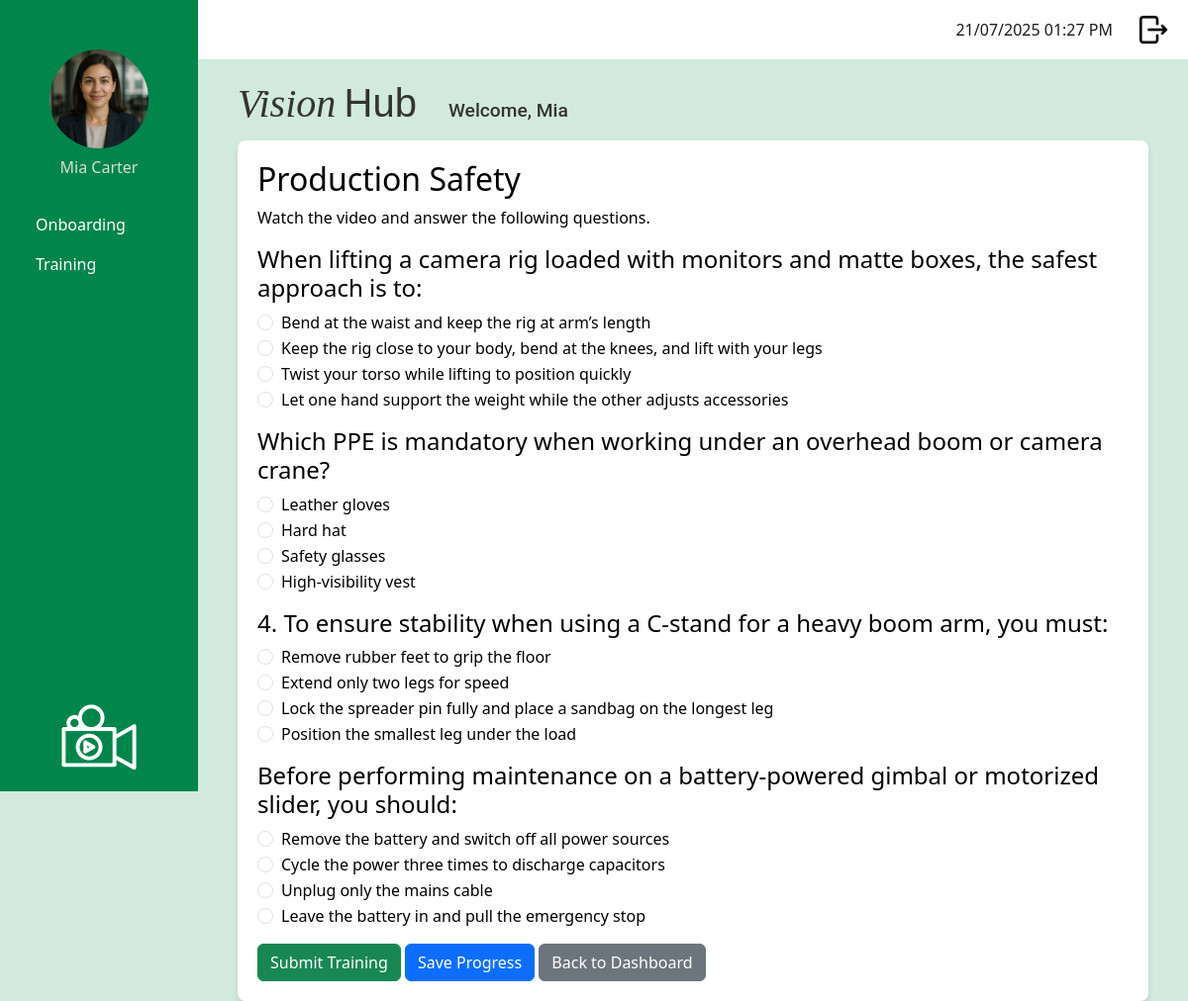
The app's page /staff/take_training_module/1 (signed in), older data.
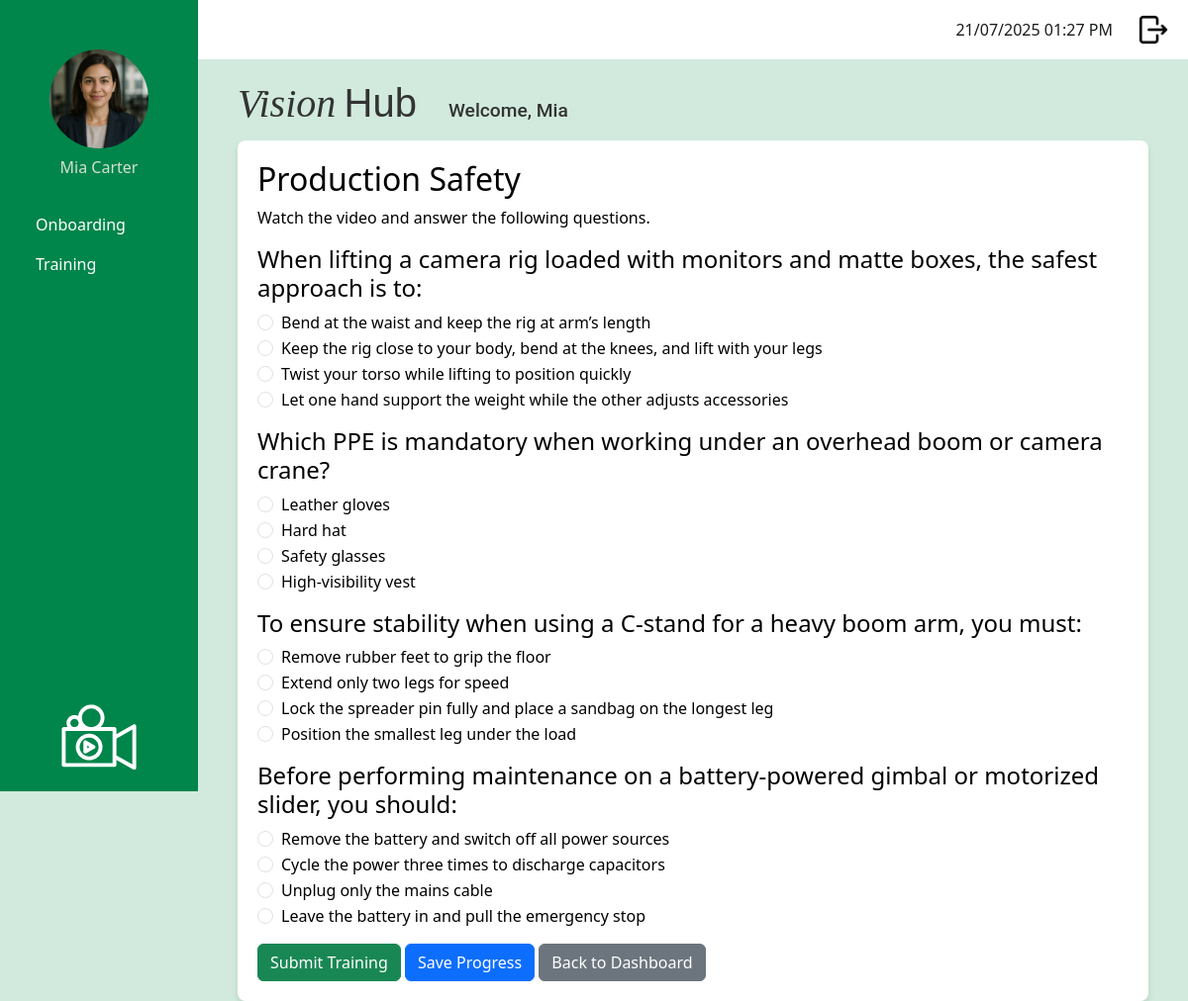
The same page, newer data.
### app/models.py (models this page shows, shortened)
class Question (db.Model):
    __tablename__ = 'question'
    id: so.Mapped[int] = so.mapped_column(primary_key=True)
    question_text: so.Mapped[str] = so.mapped_column(sa.String(1000), nullable=False)
    training_module_id: so.Mapped[int] = so.mapped_column(sa.ForeignKey('training_module.id'), nullable=False)
    training_module: so.Mapped['TrainingModule'] = so.relationship('TrainingModule', back_populates='questions')
    options: so.Mapped[List['Option']] = so.relationship('Option', back_populates='question', cascade='all, delete-orphan')

class Option (db.Model):
    __tablename__ = "option"
    id: so.Mapped[int] = so.mapped_column(primary_key=True)
    question_id: so.Mapped[int] = so.mapped_column(sa.ForeignKey('question.id'), nullable=False)
    option_text: so.Mapped[str] = so.mapped_column(sa.String(500), nullable=False)
    is_correct: so.Mapped[bool] = so.mapped_column(sa.Boolean, default=False, nullable=False)
    question: so.Mapped['Question'] = so.relationship('Question', back_populates='options')

### app/routes.py (the view, shortened to what this page needs)
@app.route('/staff/take_training_module/<int:module_id>', methods=['GET', 'POST'])
@login_required
def take_training_module(module_id):
    if current_user.role.role_name != 'staff':
        return redirect(url_for('logout'))
    module = TrainingModule.query.get_or_404(module_id)
    passing_threshold = 0.5
    progress = UserModuleProgress.query.filter_by(
        user_id=current_user.id,
        training_module_id=module_id
    ).order_by(UserModuleProgress.id.desc()).first()
    if request.method == 'GET':
        if progress:
            total_questions = len(module.questions) or 1
            if progress.completed_date:
                if progress.score is not None and (progress.score / total_questions) < passing_threshold:
                    progress = UserModuleProgress(
                        user_id=current_user.id,
                        training_module_id=module_id,
                        start_date=datetime.now(timezone.utc)
                    )
                    db.session.add(progress)
                    db.session.commit()
    user_answers = {}
    if progress and not progress.completed_date:
        for ans in progress.answers:
            user_answers[ans.question_id] = ans.selected_option_id
    return render_template('take_training_module.html',
                           module=module,
                           title=module.module_title,
                           user_answers=user_answers)

### app/models.py (called while the page is built)
@login.user_loader
def load_user(id):
    return db.session.get(User, int(id))

### app/templates/take_training_module.html
{% extends "base.html" %}
{% block content %}
<h2>{{ module.module_title }}</h2>
<p>{{ module.module_instructions }}</p>
<form method="POST" action="">
    {% for question in module.questions %}
    <div class="mb-3">
        <h4>{{ question.question_text }}</h4>
        {% for option in question.options %}
        <div class="form-check">
            <input class="form-check-input" type="radio"
                   name="question_{{question.id}}"
                   value="{{ option.id }}"
                   id="option_{{option.id}}"
                   {% if user_answers.get(question.id) == option.id %} checked {% endif %}>
            <label class="form-check-label" for="option_{{option.id}}">
                {{ option.option_text }}
            </label>
        </div>
        {% endfor %}
    </div>
    {% endfor %}
    <button type="submit" name="action" value="submit" class="btn btn-success">Submit Training</button>
    <button type="submit" name="action" value="save" class="btn btn-primary">Save Progress</button>
    <a href="{{ url_for('training_dashboard') }}" class="btn btn-secondary">Back to Dashboard</a>
</form>
{% endblock %}

Row changes from the older to the newer data that the page shows:
changed Question "☐ Remove rubber feet to grip the": question_text "4. To ensure stability when using a C-stand for a heavy boom arm, you must:" → "To ensure stability when using a C-stand for a heavy boom arm, you must:"
